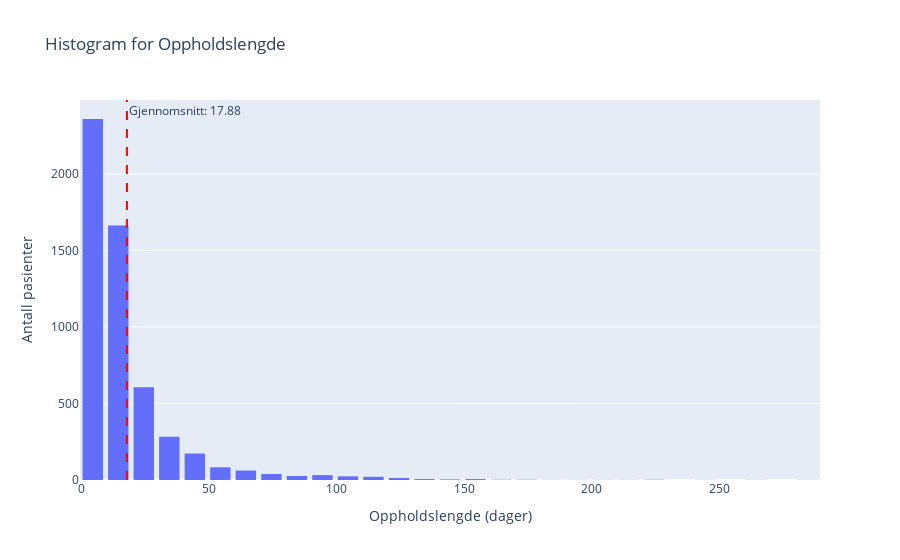

Notebook cell for this chart:
### Markdown cell above
#### 3.1.2 Fordeling i datasettet.

### Code cell
oppholdslenge_gjennomsnitt = train_df['oppholdslengde'].mean()

fig = px.histogram(train_df, x='oppholdslengde', nbins=40, title='Histogram for Oppholdslengde')

fig.add_vline(x=oppholdslenge_gjennomsnitt, line_dash="dash", line_color="red", 
              annotation_text=f"Gjennomsnitt: {oppholdslenge_gjennomsnitt:.2f}",
              annotation_position="top right")

fig.update_layout(
    xaxis_title='Oppholdslengde (dager)',
    yaxis_title='Antall pasienter',
    bargap=0.2,  
    showlegend=False
)

fig.show()

### Figure 1 — Plotly figure (JSON) as saved in the notebook; plotly's stock layout.template omitted (floating-point values rounded to 4 significant figures; data arrays with more than 128 entries replaced by an {"elided": "..."} marker saying what was removed)
{"data": [{"alignmentgroup": "True", "bingroup": "x", "hovertemplate": "oppholdslengde=%{x}<br>count=%{y}<extra></extra>", "legendgroup": "", "marker": {"color": "#636efa", "pattern": {"shape": ""}}, "name": "", "nbinsx": 40, "offsetgroup": "", "orientation": "v", "showlegend": false, "type": "histogram", "x": {"elided": "5413 int values"}, "xaxis": "x", "yaxis": "y"}], "layout": {"annotations": [{"showarrow": false, "text": "Gjennomsnitt: 17.88", "x": 17.88, "xanchor": "left", "xref": "x", "y": 1, "yanchor": "top", "yref": "y domain"}], "bargap": 0.2, "barmode": "relative", "legend": {"tracegroupgap": 0}, "shapes": [{"line": {"color": "red", "dash": "dash"}, "type": "line", "x0": 17.88, "x1": 17.88, "xref": "x", "y0": 0, "y1": 1, "yref": "y domain"}], "showlegend": false, "title": {"text": "Histogram for Oppholdslengde"}, "xaxis": {"anchor": "y", "domain": [0, 1], "title": {"text": "Oppholdslengde (dager)"}}, "yaxis": {"anchor": "x", "domain": [0, 1], "title": {"text": "Antall pasienter"}}}}
